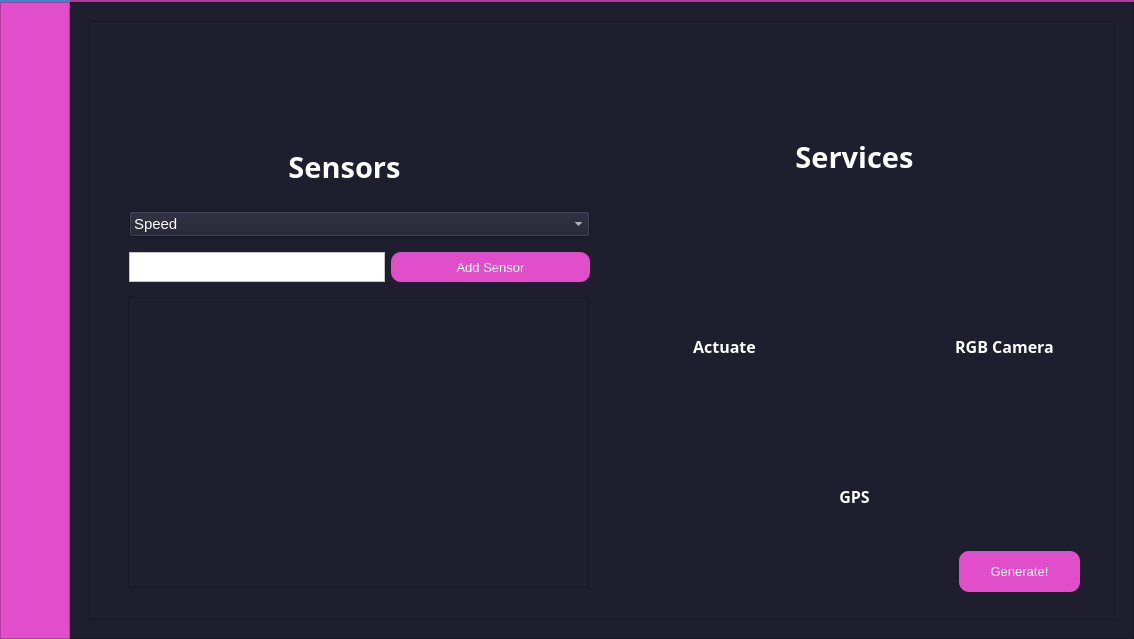
<?xml version="1.0" encoding="UTF-8"?>
<ui version="4.0">
 <class>MainWindow</class>
 <widget class="QMainWindow" name="MainWindow">
  <property name="geometry">
   <rect>
    <x>0</x>
    <y>0</y>
    <width>1134</width>
    <height>639</height>
   </rect>
  </property>
  <property name="minimumSize">
   <size>
    <width>1000</width>
    <height>500</height>
   </size>
  </property>
  <property name="windowTitle">
   <string>MainWindow</string>
  </property>
  <property name="styleSheet">
   <string notr="true">background-color: rgb(45, 45, 45);</string>
  </property>
  <widget class="QWidget" name="centralwidget">
   <layout class="QVBoxLayout" name="verticalLayout">
    <property name="spacing">
     <number>0</number>
    </property>
    <property name="leftMargin">
     <number>0</number>
    </property>
    <property name="topMargin">
     <number>0</number>
    </property>
    <property name="rightMargin">
     <number>0</number>
    </property>
    <property name="bottomMargin">
     <number>0</number>
    </property>
    <item>
     <widget class="QFrame" name="Top_Bar">
      <property name="maximumSize">
       <size>
        <width>16777215</width>
        <height>40</height>
       </size>
      </property>
      <property name="styleSheet">
       <string notr="true">background-color: rgb(35, 35, 35);</string>
      </property>
      <property name="frameShape">
       <enum>QFrame::NoFrame</enum>
      </property>
      <property name="frameShadow">
       <enum>QFrame::Raised</enum>
      </property>
      <layout class="QHBoxLayout" name="horizontalLayout">
       <property name="spacing">
        <number>0</number>
       </property>
       <property name="leftMargin">
        <number>0</number>
       </property>
       <property name="topMargin">
        <number>0</number>
       </property>
       <property name="rightMargin">
        <number>0</number>
       </property>
       <property name="bottomMargin">
        <number>0</number>
       </property>
       <item>
        <widget class="QFrame" name="frame_toggle">
         <property name="maximumSize">
          <size>
           <width>70</width>
           <height>40</height>
          </size>
         </property>
         <property name="styleSheet">
          <string notr="true">background-color: rgb(85, 170, 255);</string>
         </property>
         <property name="frameShape">
          <enum>QFrame::StyledPanel</enum>
         </property>
         <property name="frameShadow">
          <enum>QFrame::Raised</enum>
         </property>
         <layout class="QVBoxLayout" name="verticalLayout_2">
          <property name="spacing">
           <number>0</number>
          </property>
          <property name="leftMargin">
           <number>0</number>
          </property>
          <property name="topMargin">
           <number>0</number>
          </property>
          <property name="rightMargin">
           <number>0</number>
          </property>
          <property name="bottomMargin">
           <number>0</number>
          </property>
         </layout>
        </widget>
       </item>
       <item>
        <widget class="QFrame" name="frame_top">
         <property name="styleSheet">
          <string notr="true">color:rgb(255,255,255);
background-color: rgb(225, 78, 202);</string>
         </property>
         <property name="frameShape">
          <enum>QFrame::StyledPanel</enum>
         </property>
         <property name="frameShadow">
          <enum>QFrame::Raised</enum>
         </property>
        </widget>
       </item>
      </layout>
     </widget>
    </item>
    <item>
     <widget class="QFrame" name="Content">
      <property name="frameShape">
       <enum>QFrame::NoFrame</enum>
      </property>
      <property name="frameShadow">
       <enum>QFrame::Raised</enum>
      </property>
      <layout class="QHBoxLayout" name="horizontalLayout_2">
       <property name="spacing">
        <number>0</number>
       </property>
       <property name="leftMargin">
        <number>0</number>
       </property>
       <property name="topMargin">
        <number>0</number>
       </property>
       <property name="rightMargin">
        <number>0</number>
       </property>
       <property name="bottomMargin">
        <number>0</number>
       </property>
       <item>
        <widget class="QFrame" name="frame_left_menu">
         <property name="minimumSize">
          <size>
           <width>70</width>
           <height>0</height>
          </size>
         </property>
         <property name="maximumSize">
          <size>
           <width>70</width>
           <height>16777215</height>
          </size>
         </property>
         <property name="styleSheet">
          <string notr="true">color:rgb(255,255,255);
background-color: rgb(225, 78, 202);</string>
         </property>
         <property name="frameShape">
          <enum>QFrame::StyledPanel</enum>
         </property>
         <property name="frameShadow">
          <enum>QFrame::Raised</enum>
         </property>
         <layout class="QVBoxLayout" name="verticalLayout_3">
          <property name="leftMargin">
           <number>0</number>
          </property>
          <property name="topMargin">
           <number>0</number>
          </property>
          <property name="rightMargin">
           <number>0</number>
          </property>
          <property name="bottomMargin">
           <number>0</number>
          </property>
          <item alignment="Qt::AlignTop">
           <widget class="QFrame" name="frame_top_menus">
            <property name="frameShape">
             <enum>QFrame::NoFrame</enum>
            </property>
            <property name="frameShadow">
             <enum>QFrame::Raised</enum>
            </property>
            <layout class="QVBoxLayout" name="verticalLayout_4">
             <property name="spacing">
              <number>0</number>
             </property>
             <property name="leftMargin">
              <number>0</number>
             </property>
             <property name="topMargin">
              <number>0</number>
             </property>
             <property name="rightMargin">
              <number>0</number>
             </property>
             <property name="bottomMargin">
              <number>0</number>
             </property>
            </layout>
           </widget>
          </item>
         </layout>
        </widget>
       </item>
       <item>
        <widget class="QFrame" name="frame_pages">
         <property name="styleSheet">
          <string notr="true">background-color: rgb(30, 30, 47);</string>
         </property>
         <property name="frameShape">
          <enum>QFrame::StyledPanel</enum>
         </property>
         <property name="frameShadow">
          <enum>QFrame::Raised</enum>
         </property>
         <layout class="QVBoxLayout" name="verticalLayout_5">
          <item>
           <widget class="QStackedWidget" name="stackedWidget">
            <property name="styleSheet">
             <string notr="true">background-color: rgb(30, 30, 47);</string>
            </property>
            <property name="currentIndex">
             <number>1</number>
            </property>
            <widget class="QWidget" name="page_1">
             <layout class="QVBoxLayout" name="verticalLayout_7">
              <item>
               <widget class="QFrame" name="frame_2">
                <property name="styleSheet">
                 <string notr="true">background-color: rgb(30, 30, 47);</string>
                </property>
                <property name="frameShape">
                 <enum>QFrame::StyledPanel</enum>
                </property>
                <property name="frameShadow">
                 <enum>QFrame::Raised</enum>
                </property>
                <widget class="QLabel" name="label_7">
                 <property name="geometry">
                  <rect>
                   <x>370</x>
                   <y>60</y>
                   <width>351</width>
                   <height>51</height>
                  </rect>
                 </property>
                 <property name="font">
                  <font>
                   <family>Cascadia Code SemiBold</family>
                   <pointsize>26</pointsize>
                   <weight>75</weight>
                   <bold>true</bold>
                  </font>
                 </property>
                 <property name="styleSheet">
                  <string notr="true">color: rgb(255, 255, 255);</string>
                 </property>
                 <property name="text">
                  <string>AI Services</string>
                 </property>
                 <property name="scaledContents">
                  <bool>true</bool>
                 </property>
                 <property name="alignment">
                  <set>Qt::AlignCenter</set>
                 </property>
                </widget>
                <widget class="QWidget" name="horizontalLayoutWidget_3">
                 <property name="geometry">
                  <rect>
                   <x>40</x>
                   <y>150</y>
                   <width>961</width>
                   <height>241</height>
                  </rect>
                 </property>
                 <layout class="QHBoxLayout" name="horizontalLayout_4">
                  <item>
                   <widget class="QLabel" name="label_8">
                    <property name="maximumSize">
                     <size>
                      <width>100</width>
                      <height>80</height>
                     </size>
                    </property>
                    <property name="text">
                     <string/>
                    </property>
                    <property name="pixmap">
                     <pixmap resource="resource.qrc">:/newPrefix/graph.png</pixmap>
                    </property>
                    <property name="scaledContents">
                     <bool>true</bool>
                    </property>
                    <property name="wordWrap">
                     <bool>false</bool>
                    </property>
                   </widget>
                  </item>
                  <item>
                   <widget class="QLabel" name="label_9">
                    <property name="maximumSize">
                     <size>
                      <width>100</width>
                      <height>80</height>
                     </size>
                    </property>
                    <property name="text">
                     <string/>
                    </property>
                    <property name="pixmap">
                     <pixmap resource="resource.qrc">:/newPrefix/anomaly2.png</pixmap>
                    </property>
                    <property name="scaledContents">
                     <bool>true</bool>
                    </property>
                   </widget>
                  </item>
                  <item>
                   <widget class="QLabel" name="label_10">
                    <property name="maximumSize">
                     <size>
                      <width>100</width>
                      <height>80</height>
                     </size>
                    </property>
                    <property name="text">
                     <string/>
                    </property>
                    <property name="pixmap">
                     <pixmap resource="resource.qrc">:/newPrefix/classify.png</pixmap>
                    </property>
                    <property name="scaledContents">
                     <bool>true</bool>
                    </property>
                   </widget>
                  </item>
                 </layout>
                </widget>
                <widget class="QCheckBox" name="VisualizationCheckbox">
                 <property name="geometry">
                  <rect>
                   <x>190</x>
                   <y>340</y>
                   <width>166</width>
                   <height>22</height>
                  </rect>
                 </property>
                 <property name="font">
                  <font>
                   <pointsize>11</pointsize>
                   <weight>50</weight>
                   <bold>false</bold>
                  </font>
                 </property>
                 <property name="autoFillBackground">
                  <bool>false</bool>
                 </property>
                 <property name="styleSheet">
                  <string notr="true">color: rgb(240, 240, 240);
alignment-center</string>
                 </property>
                 <property name="text">
                  <string>Visualization</string>
                 </property>
                </widget>
                <widget class="QCheckBox" name="AnomalyCheckbox">
                 <property name="geometry">
                  <rect>
                   <x>440</x>
                   <y>340</y>
                   <width>191</width>
                   <height>21</height>
                  </rect>
                 </property>
                 <property name="font">
                  <font>
                   <pointsize>11</pointsize>
                   <weight>50</weight>
                   <bold>false</bold>
                  </font>
                 </property>
                 <property name="autoFillBackground">
                  <bool>false</bool>
                 </property>
                 <property name="styleSheet">
                  <string notr="true">color: rgb(240, 240, 240);</string>
                 </property>
                 <property name="text">
                  <string>Anomaly Detection</string>
                 </property>
                </widget>
                <widget class="QCheckBox" name="ClassificationCheckbox">
                 <property name="geometry">
                  <rect>
                   <x>730</x>
                   <y>340</y>
                   <width>166</width>
                   <height>22</height>
                  </rect>
                 </property>
                 <property name="font">
                  <font>
                   <pointsize>11</pointsize>
                   <weight>50</weight>
                   <bold>false</bold>
                  </font>
                 </property>
                 <property name="autoFillBackground">
                  <bool>false</bool>
                 </property>
                 <property name="styleSheet">
                  <string notr="true">color: rgb(240, 240, 240);</string>
                 </property>
                 <property name="text">
                  <string>Classification</string>
                 </property>
                </widget>
                <widget class="QPushButton" name="pushButton_5">
                 <property name="geometry">
                  <rect>
                   <x>870</x>
                   <y>530</y>
                   <width>121</width>
                   <height>41</height>
                  </rect>
                 </property>
                 <property name="font">
                  <font>
                   <pointsize>10</pointsize>
                  </font>
                 </property>
                 <property name="styleSheet">
                  <string notr="true">background-color: rgb(225, 78, 202);
border-width: 6px;
border-radius: 10px;
color: rgb(225, 255, 255);

</string>
                 </property>
                 <property name="text">
                  <string>Next</string>
                 </property>
                </widget>
               </widget>
              </item>
             </layout>
            </widget>
            <widget class="QWidget" name="page_2">
             <layout class="QVBoxLayout" name="verticalLayout_6">
              <item>
               <widget class="QFrame" name="frame_3">
                <property name="styleSheet">
                 <string notr="true">background-color: rgb(30, 30, 47);
color: rgb(255, 255, 255);</string>
                </property>
                <property name="frameShape">
                 <enum>QFrame::StyledPanel</enum>
                </property>
                <property name="frameShadow">
                 <enum>QFrame::Raised</enum>
                </property>
                <widget class="QLabel" name="SensorsLabel">
                 <property name="geometry">
                  <rect>
                   <x>180</x>
                   <y>130</y>
                   <width>151</width>
                   <height>31</height>
                  </rect>
                 </property>
                 <property name="font">
                  <font>
                   <family>Cascadia Code SemiBold</family>
                   <pointsize>22</pointsize>
                   <weight>75</weight>
                   <bold>true</bold>
                  </font>
                 </property>
                 <property name="text">
                  <string>Sensors</string>
                 </property>
                 <property name="alignment">
                  <set>Qt::AlignCenter</set>
                 </property>
                </widget>
                <widget class="QLabel" name="ServicesLabel">
                 <property name="geometry">
                  <rect>
                   <x>650</x>
                   <y>120</y>
                   <width>231</width>
                   <height>31</height>
                  </rect>
                 </property>
                 <property name="font">
                  <font>
                   <family>Cascadia Code SemiBold</family>
                   <pointsize>22</pointsize>
                   <weight>75</weight>
                   <bold>true</bold>
                  </font>
                 </property>
                 <property name="text">
                  <string>Services</string>
                 </property>
                 <property name="alignment">
                  <set>Qt::AlignCenter</set>
                 </property>
                </widget>
                <widget class="QPushButton" name="pushButton_3">
                 <property name="geometry">
                  <rect>
                   <x>870</x>
                   <y>530</y>
                   <width>121</width>
                   <height>41</height>
                  </rect>
                 </property>
                 <property name="font">
                  <font>
                   <pointsize>10</pointsize>
                  </font>
                 </property>
                 <property name="styleSheet">
                  <string notr="true">background-color: rgb(225, 78, 202);
border-width: 6px;
border-radius: 10px;

</string>
                 </property>
                 <property name="text">
                  <string>Generate!</string>
                 </property>
                </widget>
                <widget class="QLabel" name="ActuateButton">
                 <property name="geometry">
                  <rect>
                   <x>560</x>
                   <y>210</y>
                   <width>141</width>
                   <height>91</height>
                  </rect>
                 </property>
                 <property name="baseSize">
                  <size>
                   <width>0</width>
                   <height>0</height>
                  </size>
                 </property>
                 <property name="text">
                  <string/>
                 </property>
                 <property name="pixmap">
                  <pixmap resource="resource.qrc">:/newPrefix/joystick2.png</pixmap>
                 </property>
                 <property name="scaledContents">
                  <bool>true</bool>
                 </property>
                 <property name="alignment">
                  <set>Qt::AlignCenter</set>
                 </property>
                </widget>
                <widget class="QLabel" name="BackLabel">
                 <property name="geometry">
                  <rect>
                   <x>10</x>
                   <y>20</y>
                   <width>51</width>
                   <height>51</height>
                  </rect>
                 </property>
                 <property name="baseSize">
                  <size>
                   <width>0</width>
                   <height>0</height>
                  </size>
                 </property>
                 <property name="styleSheet">
                  <string notr="true"/>
                 </property>
                 <property name="text">
                  <string/>
                 </property>
                 <property name="pixmap">
                  <pixmap resource="resource.qrc">:/newPrefix/left-round-128.png</pixmap>
                 </property>
                 <property name="scaledContents">
                  <bool>true</bool>
                 </property>
                 <property name="alignment">
                  <set>Qt::AlignCenter</set>
                 </property>
                </widget>
                <widget class="QStackedWidget" name="stackedWidget_2">
                 <property name="geometry">
                  <rect>
                   <x>30</x>
                   <y>190</y>
                   <width>481</width>
                   <height>381</height>
                  </rect>
                 </property>
                 <property name="currentIndex">
                  <number>0</number>
                 </property>
                 <widget class="QWidget" name="page">
                  <widget class="QWidget" name="verticalLayoutWidget">
                   <property name="geometry">
                    <rect>
                     <x>10</x>
                     <y>0</y>
                     <width>461</width>
                     <height>81</height>
                    </rect>
                   </property>
                   <layout class="QVBoxLayout" name="SensorsLayout">
                    <item>
                     <widget class="QComboBox" name="SensorsComboBox">
                      <property name="maximumSize">
                       <size>
                        <width>16777215</width>
                        <height>80</height>
                       </size>
                      </property>
                      <property name="font">
                       <font>
                        <pointsize>11</pointsize>
                       </font>
                      </property>
                      <item>
                       <property name="text">
                        <string>Speed</string>
                       </property>
                      </item>
                      <item>
                       <property name="text">
                        <string>Temperature</string>
                       </property>
                      </item>
                      <item>
                       <property name="text">
                        <string>Ultrasonic</string>
                       </property>
                      </item>
                      <item>
                       <property name="text">
                        <string>Accelerometer</string>
                       </property>
                      </item>
                      <item>
                       <property name="text">
                        <string>Others</string>
                       </property>
                      </item>
                     </widget>
                    </item>
                    <item>
                     <layout class="QFormLayout" name="formLayout">
                      <item row="0" column="1">
                       <widget class="QPushButton" name="SensorsAddButton">
                        <property name="maximumSize">
                         <size>
                          <width>479</width>
                          <height>33</height>
                         </size>
                        </property>
                        <property name="font">
                         <font>
                          <pointsize>10</pointsize>
                         </font>
                        </property>
                        <property name="styleSheet">
                         <string notr="true">background-color: rgb(225, 78, 202);
border-width: 6px;
border-radius: 10px;
</string>
                        </property>
                        <property name="text">
                         <string>Add Sensor</string>
                        </property>
                       </widget>
                      </item>
                      <item row="0" column="0">
                       <widget class="QTextEdit" name="textEdit">
                        <property name="maximumSize">
                         <size>
                          <width>300</width>
                          <height>30</height>
                         </size>
                        </property>
                        <property name="styleSheet">
                         <string notr="true">background-color:rgb(255,255,255)</string>
                        </property>
                       </widget>
                      </item>
                     </layout>
                    </item>
                   </layout>
                  </widget>
                  <widget class="QScrollArea" name="SensorsScrollArea">
                   <property name="geometry">
                    <rect>
                     <x>9</x>
                     <y>86</y>
                     <width>461</width>
                     <height>291</height>
                    </rect>
                   </property>
                   <property name="widgetResizable">
                    <bool>true</bool>
                   </property>
                   <widget class="QWidget" name="scrollAreaWidgetContents">
                    <property name="geometry">
                     <rect>
                      <x>0</x>
                      <y>0</y>
                      <width>459</width>
                      <height>289</height>
                     </rect>
                    </property>
                    <layout class="QVBoxLayout" name="verticalLayout_9">
                     <item>
                      <layout class="QVBoxLayout" name="SensorsList"/>
                     </item>
                    </layout>
                   </widget>
                  </widget>
                 </widget>
                 <widget class="QWidget" name="page_4">
                  <widget class="QPushButton" name="pushButton_4">
                   <property name="geometry">
                    <rect>
                     <x>130</x>
                     <y>20</y>
                     <width>141</width>
                     <height>141</height>
                    </rect>
                   </property>
                   <property name="styleSheet">
                    <string notr="true">background-color: rgb(225, 78, 202);
image: url(:/newPrefix/addsign.png);
border-radius: 62px;
margin:5px;
padding:10px;
border: 5px solid #FFFFFF;
</string>
                   </property>
                   <property name="text">
                    <string/>
                   </property>
                  </widget>
                 </widget>
                </widget>
                <widget class="QLabel" name="GPSButton">
                 <property name="geometry">
                  <rect>
                   <x>690</x>
                   <y>360</y>
                   <width>141</width>
                   <height>91</height>
                  </rect>
                 </property>
                 <property name="baseSize">
                  <size>
                   <width>0</width>
                   <height>0</height>
                  </size>
                 </property>
                 <property name="text">
                  <string/>
                 </property>
                 <property name="pixmap">
                  <pixmap resource="resource.qrc">:/newPrefix/joystick2.png</pixmap>
                 </property>
                 <property name="scaledContents">
                  <bool>true</bool>
                 </property>
                 <property name="alignment">
                  <set>Qt::AlignCenter</set>
                 </property>
                </widget>
                <widget class="QLabel" name="StreamingButton">
                 <property name="geometry">
                  <rect>
                   <x>840</x>
                   <y>210</y>
                   <width>141</width>
                   <height>91</height>
                  </rect>
                 </property>
                 <property name="baseSize">
                  <size>
                   <width>0</width>
                   <height>0</height>
                  </size>
                 </property>
                 <property name="text">
                  <string/>
                 </property>
                 <property name="pixmap">
                  <pixmap resource="resource.qrc">:/newPrefix/joystick2.png</pixmap>
                 </property>
                 <property name="scaledContents">
                  <bool>true</bool>
                 </property>
                 <property name="alignment">
                  <set>Qt::AlignCenter</set>
                 </property>
                </widget>
                <widget class="QLabel" name="ActuateLabel">
                 <property name="geometry">
                  <rect>
                   <x>560</x>
                   <y>310</y>
                   <width>151</width>
                   <height>31</height>
                  </rect>
                 </property>
                 <property name="font">
                  <font>
                   <family>Cascadia Code SemiBold</family>
                   <pointsize>12</pointsize>
                   <weight>75</weight>
                   <bold>true</bold>
                  </font>
                 </property>
                 <property name="text">
                  <string>Actuate</string>
                 </property>
                 <property name="alignment">
                  <set>Qt::AlignCenter</set>
                 </property>
                </widget>
                <widget class="QLabel" name="GPSLabel">
                 <property name="geometry">
                  <rect>
                   <x>690</x>
                   <y>460</y>
                   <width>151</width>
                   <height>31</height>
                  </rect>
                 </property>
                 <property name="font">
                  <font>
                   <family>Cascadia Code SemiBold</family>
                   <pointsize>12</pointsize>
                   <weight>75</weight>
                   <bold>true</bold>
                  </font>
                 </property>
                 <property name="text">
                  <string>GPS</string>
                 </property>
                 <property name="alignment">
                  <set>Qt::AlignCenter</set>
                 </property>
                </widget>
                <widget class="QLabel" name="StreamingLabel">
                 <property name="geometry">
                  <rect>
                   <x>840</x>
                   <y>310</y>
                   <width>151</width>
                   <height>31</height>
                  </rect>
                 </property>
                 <property name="font">
                  <font>
                   <family>Cascadia Code SemiBold</family>
                   <pointsize>12</pointsize>
                   <weight>75</weight>
                   <bold>true</bold>
                  </font>
                 </property>
                 <property name="text">
                  <string>RGB Camera</string>
                 </property>
                 <property name="alignment">
                  <set>Qt::AlignCenter</set>
                 </property>
                </widget>
               </widget>
              </item>
             </layout>
            </widget>
            <widget class="QWidget" name="page_3">
             <layout class="QVBoxLayout" name="verticalLayout_8"/>
            </widget>
           </widget>
          </item>
         </layout>
        </widget>
       </item>
      </layout>
     </widget>
    </item>
   </layout>
  </widget>
 </widget>
 <resources>
  <include location="resource.qrc"/>
 </resources>
 <connections/>
</ui>
